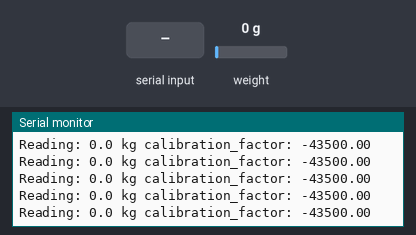
Simulated run of this sketch. Board: Arduino Zero (SAMD21). Shown: the last lines printed to the serial monitor. The test bench sets the inputs (shaded band); at power-on: weight on the scale 0 g.

Above: at 3.2 s.
3.3 s: weight on the scale set to 100 g
At 3.31 s:
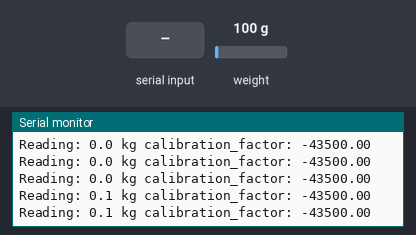
6.3 s: "+" received over Serial
At 6.33 s:
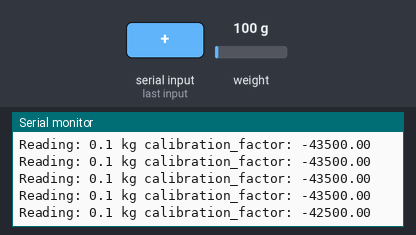
7.8 s: "a" received over Serial
At 7.84 s:
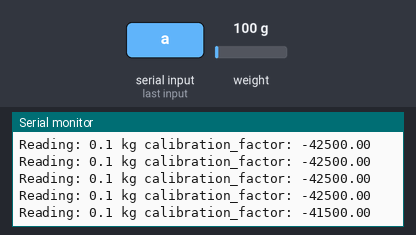
9.3 s: weight on the scale set to 1250 g
At 9.34 s:
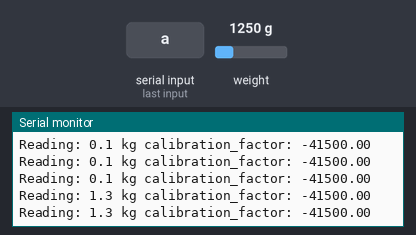
Timing chart, 0 to 11.8 s (numbered marks = the images above; inputs shaded):
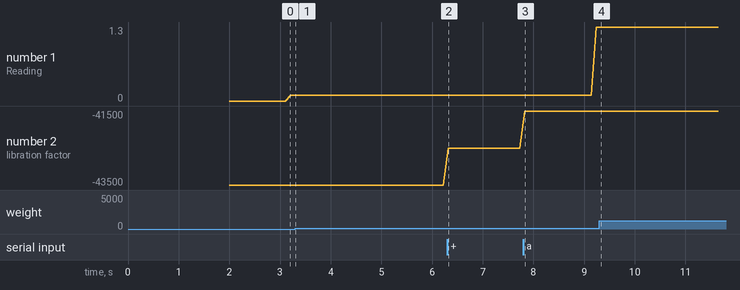

Measured:
- after the input at 3.3 s, the serial monitor: prints a new line at once (image 1)
- after the input at 6.3 s, the serial monitor: prints a new line at once (image 2)
- after the input at 7.8 s, the serial monitor: prints a new line at once (image 3)
- after the input at 9.3 s, the serial monitor: prints a new line at once (image 4)
- plotted number 1: 0.1 → 1.3 after the input at 7.8 s
- plotted number 2: -43500 → -42500 after the input at 6.3 s, -42500 → -41500 after the input at 7.8 s

The sketch:

aw_autonomo_SparkFun_HX711_Calibration.ino
```cpp
// (licence header left out)
#include "HX711.h"

#define DOUT  4//10
#define CLK  5//11

HX711 scale(DOUT, CLK);

float calibration_factor = -43500.0; //-7050 worked for my 440lb max scale setup

void setup() {
  while(!SerialUSB);

  SerialUSB.println("HX711 calibration sketch");
  SerialUSB.println("Remove all weight from scale");
  SerialUSB.println("After readings begin, place known weight on scale");
  SerialUSB.println("Press + or a to increase calibration factor");
  SerialUSB.println("Press - or z to decrease calibration factor");

  scale.set_scale();
  scale.tare();	//Reset the scale to 0

  long zero_factor = scale.read_average(); //Get a baseline reading
  SerialUSB.print("Zero factor: "); //This can be used to remove the need to tare the scale. Useful in permanent scale projects.
  SerialUSB.println(zero_factor);
}

void loop() {
  scale.set_scale(calibration_factor); //Adjust to this calibration factor

  SerialUSB.print("Reading: ");
  SerialUSB.print(scale.get_units(), 1);
  SerialUSB.print(" kg"); //Change this to kg and re-adjust the calibration factor if you follow SI units like a sane person
  SerialUSB.print(" calibration_factor: ");
  SerialUSB.print(calibration_factor);
  SerialUSB.println();

  if(SerialUSB.available())
  {
    char temp = SerialUSB.read();
    if(temp == '+' || temp == 'a')
      calibration_factor += 1000;
    else if(temp == '-' || temp == 'z')
      calibration_factor -= 1000;
  }
}
```
